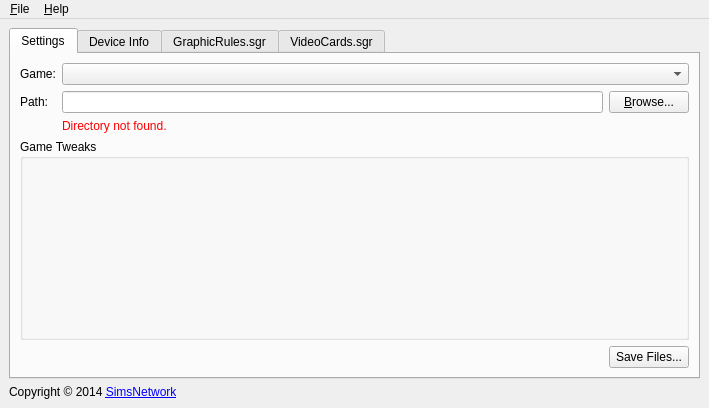
<?xml version="1.0" encoding="UTF-8"?>
<ui version="4.0">
 <class>MainWindow</class>
 <widget class="QMainWindow" name="MainWindow">
  <property name="geometry">
   <rect>
    <x>0</x>
    <y>0</y>
    <width>709</width>
    <height>408</height>
   </rect>
  </property>
  <property name="windowIcon">
   <iconset resource="icon.qrc">
    <normaloff>:/icon.png</normaloff>:/icon.png</iconset>
  </property>
  <property name="locale">
   <locale language="English" country="UnitedStates"/>
  </property>
  <widget class="QWidget" name="centralwidget">
   <layout class="QGridLayout" name="gridLayout">
    <item row="0" column="0">
     <widget class="QTabWidget" name="mainTabs">
      <property name="currentIndex">
       <number>0</number>
      </property>
      <widget class="QWidget" name="settingsTab">
       <attribute name="title">
        <string>Settings</string>
       </attribute>
       <attribute name="whatsThis">
        <string>&lt;p&gt;The Settings tab provides all bells and whistles required to fix support for modern day systems.&lt;/p&gt;</string>
       </attribute>
       <layout class="QGridLayout" name="gridLayout_4" rowstretch="0,0,0,0,1,0">
        <item row="4" column="0" colspan="3">
         <widget class="QGroupBox" name="settingsBox">
          <property name="title">
           <string>Game Tweaks</string>
          </property>
          <layout class="QVBoxLayout" name="verticalLayout"/>
         </widget>
        </item>
        <item row="1" column="0">
         <widget class="QLabel" name="pathLabel">
          <property name="text">
           <string>Path:</string>
          </property>
          <property name="buddy">
           <cstring>gamePath</cstring>
          </property>
         </widget>
        </item>
        <item row="1" column="1">
         <widget class="QLineEdit" name="gamePath">
          <property name="whatsThis">
           <string>&lt;html&gt;&lt;head/&gt;&lt;body&gt;&lt;p&gt;Enter the installation path of the game here.&lt;/p&gt;&lt;/body&gt;&lt;/html&gt;</string>
          </property>
         </widget>
        </item>
        <item row="1" column="2">
         <widget class="QPushButton" name="browseFilesButton">
          <property name="text">
           <string>&amp;Browse...</string>
          </property>
         </widget>
        </item>
        <item row="0" column="1" colspan="2">
         <widget class="QComboBox" name="gameSelect">
          <property name="whatsThis">
           <string>&lt;html&gt;&lt;head/&gt;&lt;body&gt;&lt;p&gt;Choose a game to edit the settings for here.&lt;/p&gt;&lt;p&gt;Support for more games can be added by installing the appropriate plugins.&lt;/p&gt;&lt;/body&gt;&lt;/html&gt;</string>
          </property>
         </widget>
        </item>
        <item row="0" column="0">
         <widget class="QLabel" name="gameLabel">
          <property name="text">
           <string>Game:</string>
          </property>
          <property name="buddy">
           <cstring>gameSelect</cstring>
          </property>
         </widget>
        </item>
        <item row="2" column="1" colspan="2">
         <widget class="QLabel" name="status">
          <property name="text">
           <string>&lt;font style=&quot;color: red;&quot;&gt;Directory not found.&lt;/font&gt;</string>
          </property>
         </widget>
        </item>
        <item row="5" column="2">
         <widget class="QPushButton" name="saveAll">
          <property name="text">
           <string>Save Files...</string>
          </property>
         </widget>
        </item>
       </layout>
      </widget>
      <widget class="QWidget" name="deviceTab">
       <attribute name="title">
        <string>Device Info</string>
       </attribute>
       <attribute name="whatsThis">
        <string>&lt;p&gt;This tab shows information about your graphics card(s).&lt;/p&gt;&lt;p&gt;Advanced users only.&lt;/p&gt;</string>
       </attribute>
       <layout class="QVBoxLayout" name="verticalLayout_4">
        <item>
         <widget class="QStackedWidget" name="deviceStack">
          <property name="currentIndex">
           <number>0</number>
          </property>
          <widget class="QWidget" name="deviceInfo">
           <layout class="QFormLayout" name="formLayout">
            <item row="0" column="0">
             <widget class="QLabel" name="deviceNameLabel">
              <property name="text">
               <string>Device:</string>
              </property>
              <property name="textFormat">
               <enum>Qt::PlainText</enum>
              </property>
              <property name="buddy">
               <cstring>deviceSelect</cstring>
              </property>
             </widget>
            </item>
            <item row="0" column="1">
             <widget class="QComboBox" name="deviceSelect"/>
            </item>
            <item row="1" column="0">
             <widget class="QLabel" name="deviceVendorLabel">
              <property name="text">
               <string>Vendor Id:</string>
              </property>
              <property name="textFormat">
               <enum>Qt::PlainText</enum>
              </property>
             </widget>
            </item>
            <item row="1" column="1">
             <widget class="QLabel" name="deviceVendor">
              <property name="text">
               <string>0x0000</string>
              </property>
              <property name="textFormat">
               <enum>Qt::PlainText</enum>
              </property>
             </widget>
            </item>
            <item row="2" column="0">
             <widget class="QLabel" name="deviceIdLabel">
              <property name="text">
               <string>Device Id:</string>
              </property>
              <property name="textFormat">
               <enum>Qt::PlainText</enum>
              </property>
             </widget>
            </item>
            <item row="2" column="1">
             <widget class="QLabel" name="deviceId">
              <property name="text">
               <string>0x0000</string>
              </property>
              <property name="textFormat">
               <enum>Qt::PlainText</enum>
              </property>
             </widget>
            </item>
            <item row="3" column="0">
             <widget class="QLabel" name="displayLabel">
              <property name="text">
               <string>Display:</string>
              </property>
              <property name="textFormat">
               <enum>Qt::PlainText</enum>
              </property>
             </widget>
            </item>
            <item row="3" column="1">
             <widget class="QLabel" name="display">
              <property name="text">
               <string>Unknown</string>
              </property>
              <property name="textFormat">
               <enum>Qt::PlainText</enum>
              </property>
             </widget>
            </item>
            <item row="4" column="0">
             <widget class="QLabel" name="driverLabel">
              <property name="text">
               <string>Driver:</string>
              </property>
              <property name="textFormat">
               <enum>Qt::PlainText</enum>
              </property>
             </widget>
            </item>
            <item row="4" column="1">
             <widget class="QLabel" name="driver">
              <property name="text">
               <string>unknown.dll</string>
              </property>
              <property name="textFormat">
               <enum>Qt::PlainText</enum>
              </property>
             </widget>
            </item>
            <item row="5" column="0">
             <widget class="QLabel" name="memoryLabel">
              <property name="text">
               <string>Texture memory:</string>
              </property>
              <property name="textFormat">
               <enum>Qt::PlainText</enum>
              </property>
             </widget>
            </item>
            <item row="5" column="1">
             <widget class="QLabel" name="memory">
              <property name="text">
               <string>-1 MB</string>
              </property>
              <property name="textFormat">
               <enum>Qt::PlainText</enum>
              </property>
             </widget>
            </item>
            <item row="6" column="0">
             <widget class="QLabel" name="cardInDbLabel">
              <property name="text">
               <string>In Database:</string>
              </property>
             </widget>
            </item>
            <item row="6" column="1">
             <widget class="QLabel" name="cardInDb">
              <property name="text">
               <string>&lt;font style=&quot;color: red;&quot;&gt;No!&lt;/font&gt;</string>
              </property>
             </widget>
            </item>
           </layout>
          </widget>
          <widget class="QWidget" name="noDevicesWarning">
           <layout class="QVBoxLayout" name="verticalLayout_3">
            <item>
             <widget class="QLabel" name="label">
              <property name="text">
               <string>No DirectX Devices graphics cards were detected! </string>
              </property>
              <property name="alignment">
               <set>Qt::AlignLeading|Qt::AlignLeft|Qt::AlignTop</set>
              </property>
             </widget>
            </item>
           </layout>
          </widget>
         </widget>
        </item>
       </layout>
      </widget>
      <widget class="QWidget" name="graphicsRulesTab">
       <attribute name="title">
        <string>GraphicRules.sgr</string>
       </attribute>
       <attribute name="whatsThis">
        <string>&lt;p&gt;This tab shows a preview of the generated graphic rules.&lt;/p&gt;&lt;p&gt;Advanced users only.&lt;/p&gt;</string>
       </attribute>
       <layout class="QGridLayout" name="gridLayout_2">
        <item row="2" column="1">
         <widget class="QPushButton" name="graphicsRulesSave">
          <property name="text">
           <string>&amp;Save As...</string>
          </property>
          <property name="autoDefault">
           <bool>true</bool>
          </property>
          <property name="default">
           <bool>true</bool>
          </property>
         </widget>
        </item>
        <item row="2" column="0">
         <spacer name="graphicsRuleSpacer">
          <property name="orientation">
           <enum>Qt::Horizontal</enum>
          </property>
          <property name="sizeHint" stdset="0">
           <size>
            <width>40</width>
            <height>20</height>
           </size>
          </property>
         </spacer>
        </item>
        <item row="0" column="0" colspan="2">
         <widget class="QPlainTextEdit" name="graphicsRulesText">
          <property name="font">
           <font>
            <family>Courier</family>
           </font>
          </property>
          <property name="undoRedoEnabled">
           <bool>false</bool>
          </property>
          <property name="readOnly">
           <bool>true</bool>
          </property>
         </widget>
        </item>
       </layout>
      </widget>
      <widget class="QWidget" name="videoCardsTab">
       <attribute name="title">
        <string>VideoCards.sgr</string>
       </attribute>
       <attribute name="whatsThis">
        <string>&lt;p&gt;This tab shows the video card database and a preview of the file.&lt;/p&gt;&lt;p&gt;Advanced users only.&lt;/p&gt;</string>
       </attribute>
       <layout class="QGridLayout" name="gridLayout_3">
        <item row="1" column="0">
         <spacer name="videoCardsSpacer">
          <property name="orientation">
           <enum>Qt::Horizontal</enum>
          </property>
          <property name="sizeHint" stdset="0">
           <size>
            <width>674</width>
            <height>20</height>
           </size>
          </property>
         </spacer>
        </item>
        <item row="1" column="1">
         <widget class="QPushButton" name="videoCardsSave">
          <property name="text">
           <string>&amp;Save As...</string>
          </property>
          <property name="autoDefault">
           <bool>true</bool>
          </property>
          <property name="default">
           <bool>true</bool>
          </property>
         </widget>
        </item>
        <item row="0" column="0" colspan="2">
         <widget class="QWidget" name="widget" native="true">
          <layout class="QVBoxLayout" name="verticalLayout_2">
           <item>
            <widget class="QSplitter" name="videoCardsSplitter">
             <property name="orientation">
              <enum>Qt::Vertical</enum>
             </property>
             <property name="childrenCollapsible">
              <bool>false</bool>
             </property>
             <widget class="QTreeView" name="videoCardsView">
              <property name="minimumSize">
               <size>
                <width>0</width>
                <height>50</height>
               </size>
              </property>
             </widget>
             <widget class="QPlainTextEdit" name="videoCardsText">
              <property name="minimumSize">
               <size>
                <width>0</width>
                <height>50</height>
               </size>
              </property>
              <property name="font">
               <font>
                <family>Courier</family>
               </font>
              </property>
              <property name="undoRedoEnabled">
               <bool>false</bool>
              </property>
              <property name="readOnly">
               <bool>true</bool>
              </property>
             </widget>
            </widget>
           </item>
          </layout>
         </widget>
        </item>
       </layout>
      </widget>
     </widget>
    </item>
    <item row="1" column="0">
     <widget class="QLabel" name="copyright">
      <property name="text">
       <string>&lt;html&gt;&lt;head/&gt;&lt;body&gt;&lt;p&gt;Copyright &amp;copy; 2014 &lt;a href=&quot;http://www.simsnetwork.com&quot;&gt;SimsNetwork&lt;/a&gt;&lt;/p&gt;&lt;/body&gt;&lt;/html&gt;</string>
      </property>
      <property name="alignment">
       <set>Qt::AlignLeading|Qt::AlignLeft|Qt::AlignVCenter</set>
      </property>
      <property name="openExternalLinks">
       <bool>true</bool>
      </property>
     </widget>
    </item>
   </layout>
  </widget>
  <widget class="QMenuBar" name="menubar">
   <property name="geometry">
    <rect>
     <x>0</x>
     <y>0</y>
     <width>709</width>
     <height>19</height>
    </rect>
   </property>
   <widget class="QMenu" name="fileMenu">
    <property name="title">
     <string>&amp;File</string>
    </property>
    <addaction name="quitAction"/>
   </widget>
   <widget class="QMenu" name="helpMenu">
    <property name="title">
     <string>&amp;Help</string>
    </property>
    <addaction name="aboutAction"/>
   </widget>
   <addaction name="fileMenu"/>
   <addaction name="helpMenu"/>
  </widget>
  <action name="quitAction">
   <property name="text">
    <string>&amp;Quit</string>
   </property>
   <property name="shortcut">
    <string>Ctrl+Q</string>
   </property>
  </action>
  <action name="aboutAction">
   <property name="text">
    <string>&amp;About...</string>
   </property>
  </action>
 </widget>
 <tabstops>
  <tabstop>mainTabs</tabstop>
  <tabstop>gameSelect</tabstop>
  <tabstop>gamePath</tabstop>
  <tabstop>browseFilesButton</tabstop>
  <tabstop>saveAll</tabstop>
  <tabstop>deviceSelect</tabstop>
  <tabstop>graphicsRulesText</tabstop>
  <tabstop>graphicsRulesSave</tabstop>
  <tabstop>videoCardsView</tabstop>
  <tabstop>videoCardsText</tabstop>
  <tabstop>videoCardsSave</tabstop>
 </tabstops>
 <resources>
  <include location="icon.qrc"/>
 </resources>
 <connections>
  <connection>
   <sender>quitAction</sender>
   <signal>triggered()</signal>
   <receiver>MainWindow</receiver>
   <slot>close()</slot>
   <hints>
    <hint type="sourcelabel">
     <x>-1</x>
     <y>-1</y>
    </hint>
    <hint type="destinationlabel">
     <x>399</x>
     <y>299</y>
    </hint>
   </hints>
  </connection>
 </connections>
</ui>
